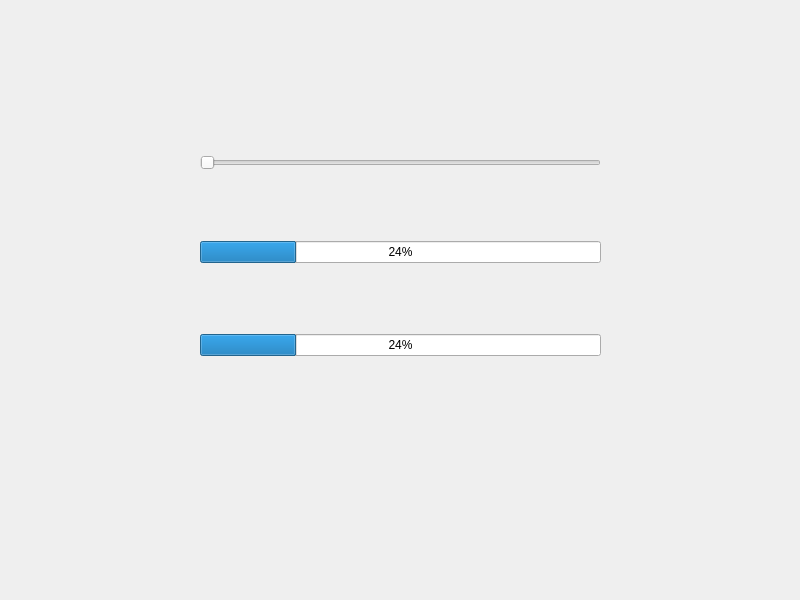
<?xml version="1.0" encoding="UTF-8"?>
<ui version="4.0">
 <class>MainWindow</class>
 <widget class="QMainWindow" name="MainWindow">
  <property name="geometry">
   <rect>
    <x>0</x>
    <y>0</y>
    <width>800</width>
    <height>600</height>
   </rect>
  </property>
  <property name="windowTitle">
   <string>MainWindow</string>
  </property>
  <widget class="QWidget" name="centralwidget">
   <widget class="QWidget" name="">
    <property name="geometry">
     <rect>
      <x>200</x>
      <y>90</y>
      <width>401</width>
      <height>331</height>
     </rect>
    </property>
    <layout class="QVBoxLayout" name="verticalLayout">
     <item>
      <widget class="QSlider" name="horizontalSlider">
       <property name="orientation">
        <enum>Qt::Horizontal</enum>
       </property>
      </widget>
     </item>
     <item>
      <widget class="QProgressBar" name="progressBar">
       <property name="value">
        <number>24</number>
       </property>
      </widget>
     </item>
     <item>
      <widget class="QProgressBar" name="progressBar_2">
       <property name="value">
        <number>24</number>
       </property>
      </widget>
     </item>
    </layout>
   </widget>
  </widget>
  <widget class="QMenuBar" name="menubar">
   <property name="geometry">
    <rect>
     <x>0</x>
     <y>0</y>
     <width>800</width>
     <height>22</height>
    </rect>
   </property>
  </widget>
 </widget>
 <resources/>
 <connections/>
</ui>
